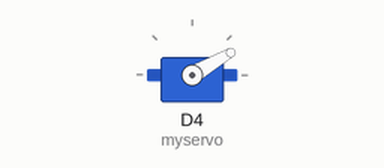
A sketch run on a simulated ESP8266 (NodeMCU). On the bench: servo.

Above: at 0.3 s.
At 2.7 s:
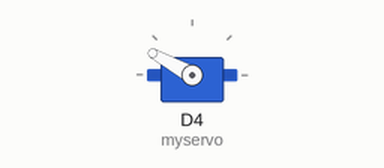
At 4.9 s:
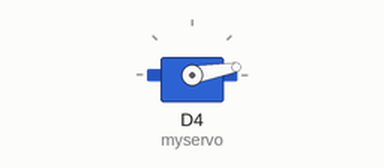
At 5.9 s:
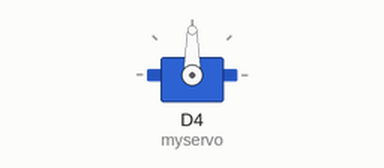
Timing chart, 0 to 7.4 s (numbered marks = the images above):
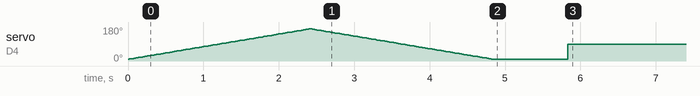

The sketch:

1.2Servo-Test.ino
```cpp
#include <Servo.h>

Servo myservo;  // create servo object to control a servo
int pos;
void setup() {
  myservo.attach(D4);  // attaches the servo on GIO2 to the servo objec t
  for (pos = 10; pos <= 170; pos += 1) { // goes from 0 degrees to 180 degrees
    // in steps of 1 degree
    myservo.write(pos);              // tell servo to go to position in variable 'pos'
    delay(15);                       // waits 15ms for the servo to reach the position
  }
  for (pos = 170; pos >= 10; pos -= 1) { // goes from 180 degrees to 0 degrees
    myservo.write(pos);              // tell servo to go to position in variable 'pos'
    delay(15);                       // waits 15ms for the servo to reach the position
  }
  delay(1000);
}

void loop() {
  myservo.write(90);
  }
```
